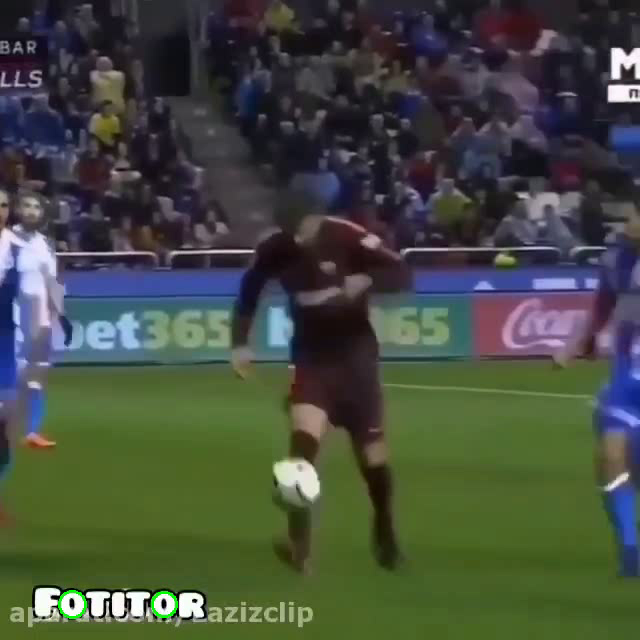
#> input picture frame 12 of output_video.avi, 640 x 640 px, given in place of video2.mp4, which was not available
$ python ball2.py
#> lines starting #> are read from the running program, lines starting #| are printed output that depends on the picture; after the words box and inside, x2 and y2 are one past the last pixel; in counts of white or black regions, pixels touching at a corner belong together; pictures that were not available may be replaced by others from this repository, and a replacement may not be noted
#> further down, frame is the input picture: shape (640, 640, 3); mean B, G, R 63.6, 75.8, 69
import cv2
import numpy as np

# Define video input and output paths
video_path = 'video2.mp4'
output_path = 'C:\\Users\\pezhm\\Desktop\\ball\\output_video.avi'

# Capture the input video
video_capture = cv2.VideoCapture(video_path)

# Function to detect the ball in each frame
def detect_ball(frame):
    # Convert frame to grayscale and apply Gaussian blur
    gray = cv2.cvtColor(frame, cv2.COLOR_BGR2GRAY)
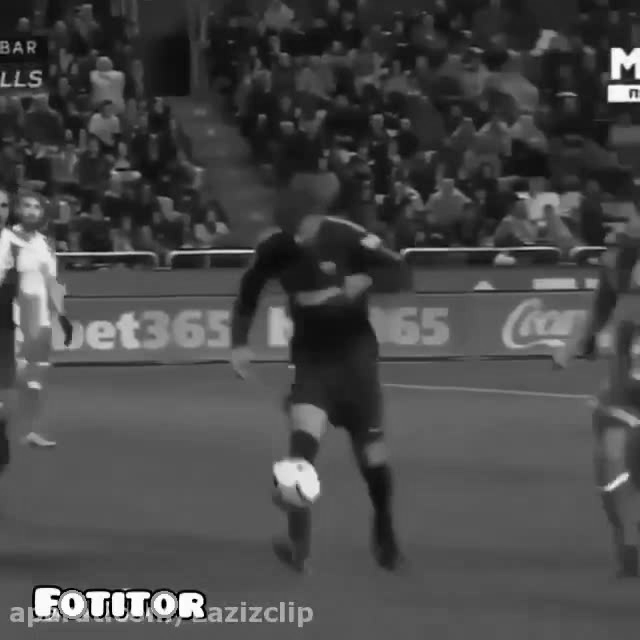
#> gray: shape (640, 640); min 0, max 255, mean 72.4
    gray = cv2.GaussianBlur(gray, (9, 9), 2)
    # Use Hough Circle Transform to detect circles
    circles = cv2.HoughCircles(
        gray, cv2.HOUGH_GRADIENT, dp=1, minDist=20, param1=50, param2=30, minRadius=5, maxRadius=30
    )
#> circles = [[72.5, 603.5, 12.1], [163.5, 604.5, 12.4], [190.5, 328.5, 19.3]]
    # Draw detected circles on the frame
    if circles is not None:
        circles = np.uint16(np.around(circles))
#> circles = [[72, 604, 12], [164, 604, 12], [190, 328, 19]]
        for i in circles[0, :]:
            cv2.circle(frame, (i[0], i[1]), i[2], (0, 255, 0), 2)
#> this loop made 3 passes
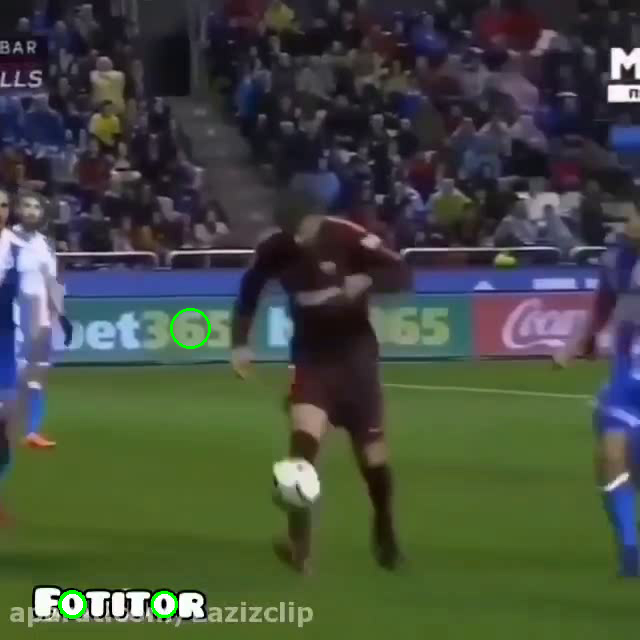
#> frame: shape (640, 640, 3); 0.18% of pixels changed, all inside (x1, y1, x2, y2) = (59, 308, 211, 618)

# Set up the output video writer with original video specs
fourcc = cv2.VideoWriter_fourcc(*'XVID')
out = cv2.VideoWriter(output_path, fourcc, video_capture.get(5), (int(video_capture.get(3)), int(video_capture.get(4))))

# Process each frame for ball detection
while True:
    ret, frame = video_capture.read()
    if not ret:
        break
    detect_ball(frame)
    # Display the frame with detected ball
    cv2.imshow('Video', frame)
    # Write the frame to the output video
    out.write(frame)
    # Exit on 'q' key press
    if cv2.waitKey(1) & 0xFF == ord('q'):
#> (key q is pressed here)
        break

# Release video resources
video_capture.release()
out.release()
cv2.destroyAllWindows()

$ run again, starting later in the video
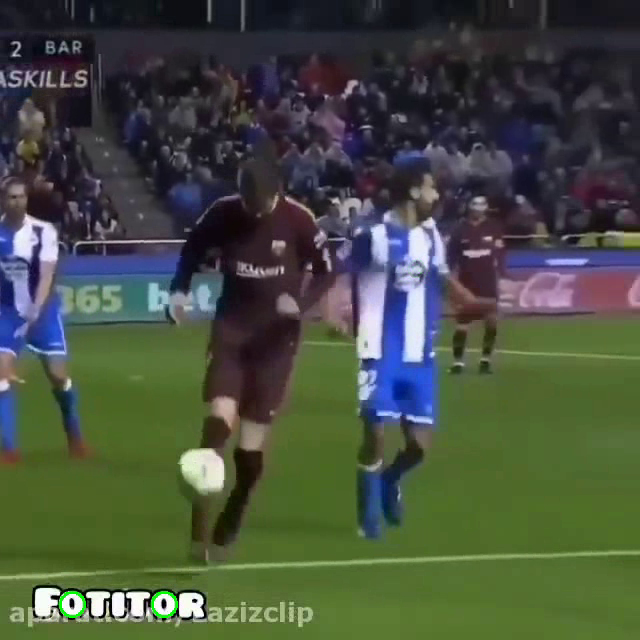
#> input picture frame 56 of output_video.avi, 640 x 640 px, given in place of video2.mp4, which was not available
#> frame is the input picture: shape (640, 640, 3); mean B, G, R 64.3, 79.3, 71.4
#> in detect_ball, `gray = cv2.cvtColor(frame, cv2.COLOR_BGR2GRAY)`:
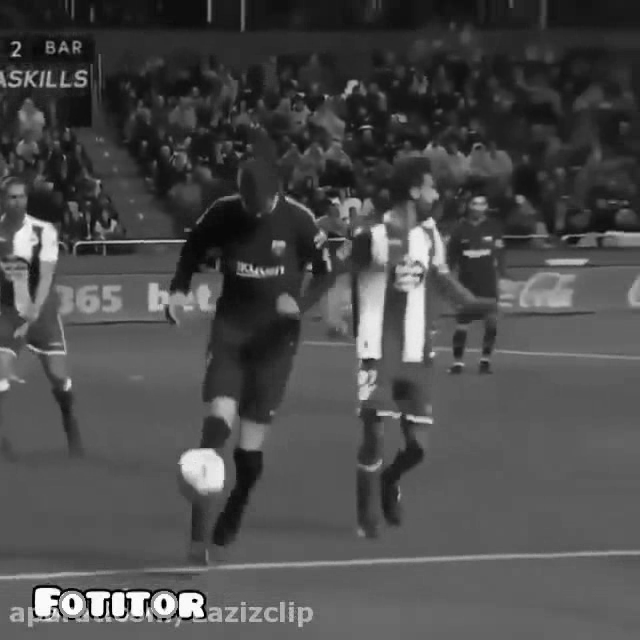
#> gray: shape (640, 640); min 0, max 255, mean 75.2
#> in detect_ball, `circles = cv2.HoughCircles( gray, cv2.HOUGH_GRADIENT, dp=1, minDist=20..`: circles = [[163.5, 604.5, 12.4]]
#> in detect_ball, `circles = np.uint16(np.around(circles))`: circles = [[164, 604, 12]]
#> the loop in detect_ball, `for i in circles[0, :]:` made 1 pass

$ run again, starting later in the video
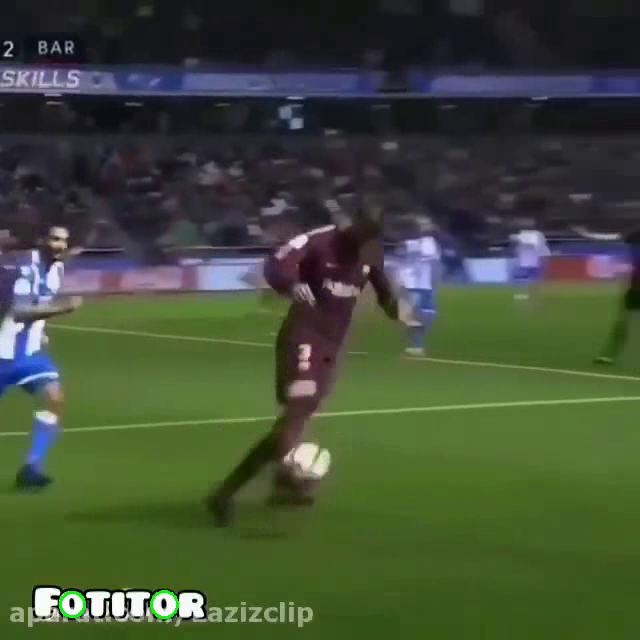
#> input picture frame 100 of output_video.avi, 640 x 640 px, given in place of video2.mp4, which was not available
#> frame is the input picture: shape (640, 640, 3); mean B, G, R 55.5, 77.7, 66.6
#> in detect_ball, `gray = cv2.cvtColor(frame, cv2.COLOR_BGR2GRAY)`:
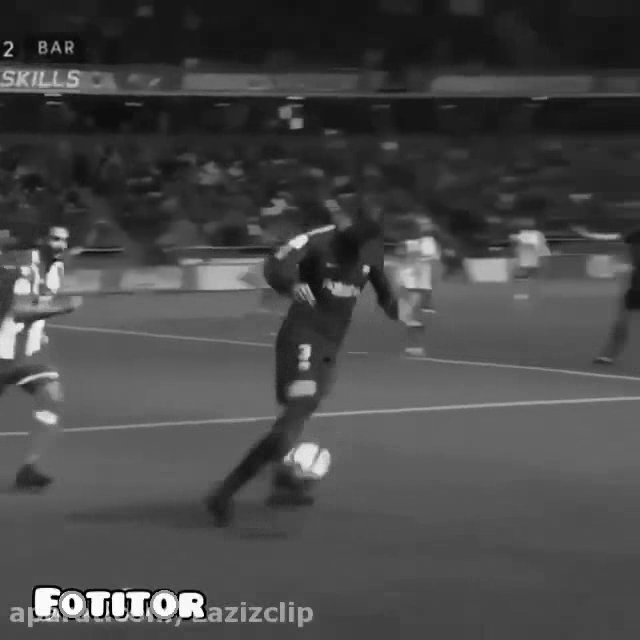
#> gray: shape (640, 640); min 0, max 255, mean 71.8
#> in detect_ball, `circles = cv2.HoughCircles( gray, cv2.HOUGH_GRADIENT, dp=1, minDist=20..`: circles = [[163.5, 603.5, 12.1], [71.5, 604.5, 18.8]]
#> in detect_ball, `circles = np.uint16(np.around(circles))`: circles = [[164, 604, 12], [72, 604, 19]]
#> the loop in detect_ball, `for i in circles[0, :]:` made 2 passes
#> after the loop in detect_ball, `for i in circles[0, :]:`:
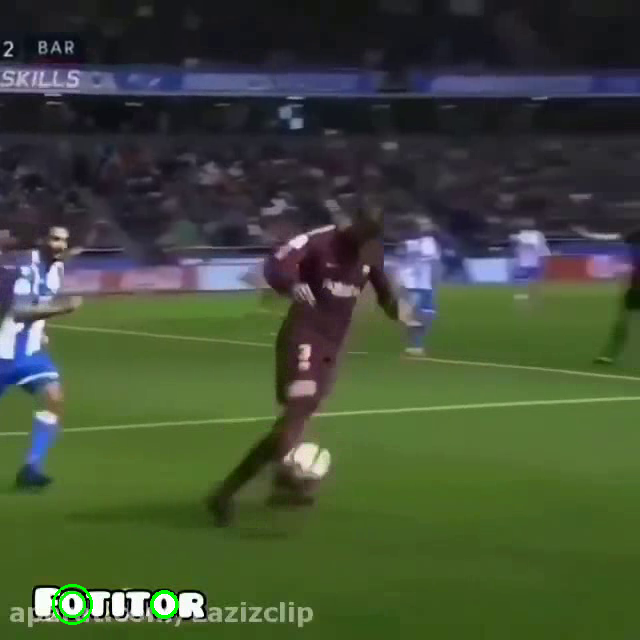
#> frame: shape (640, 640, 3); 0.13% of pixels changed, all inside (x1, y1, x2, y2) = (52, 584, 178, 625)
